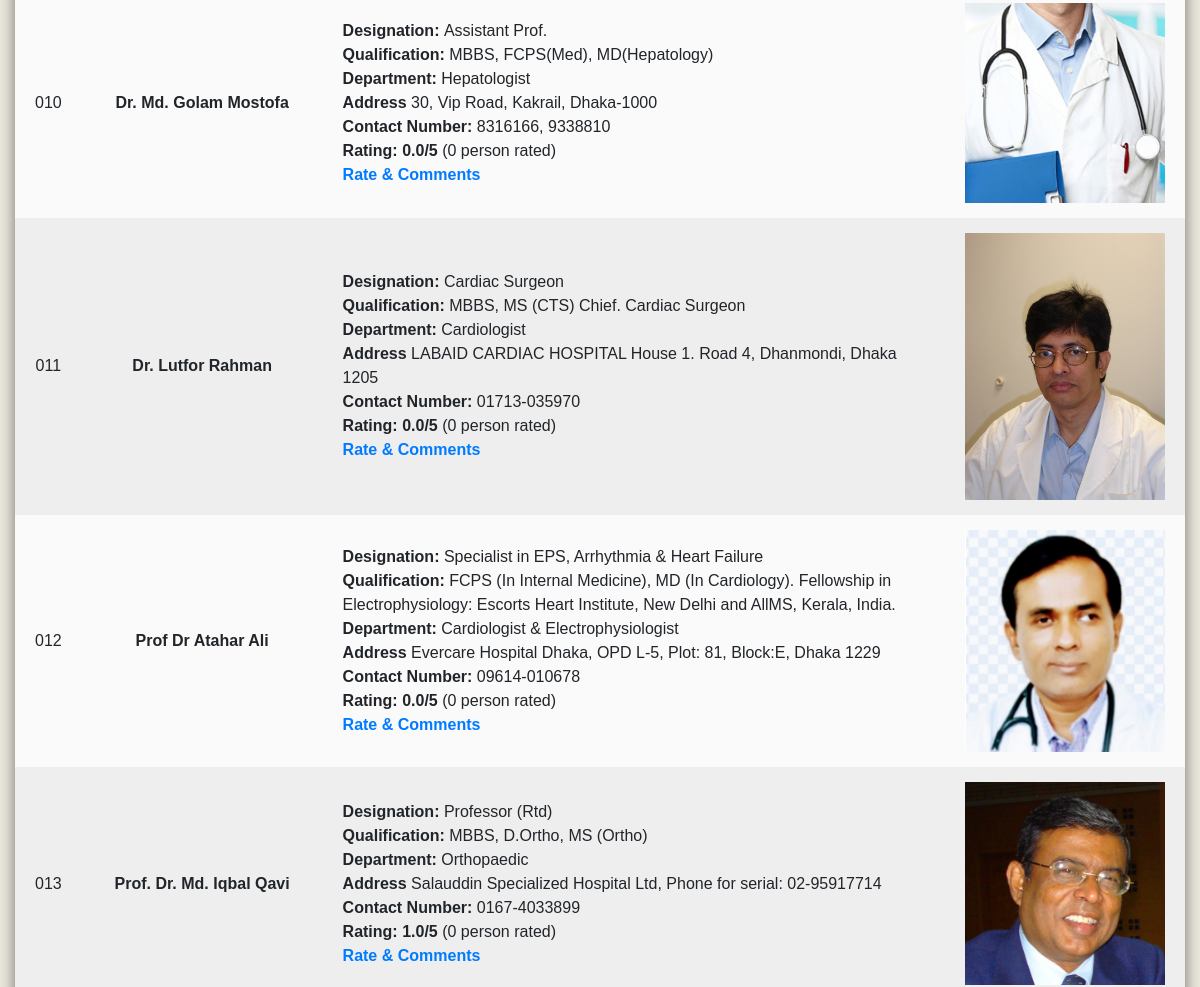
Page /alldoctors (signed in, middle part) on the earlier database version.
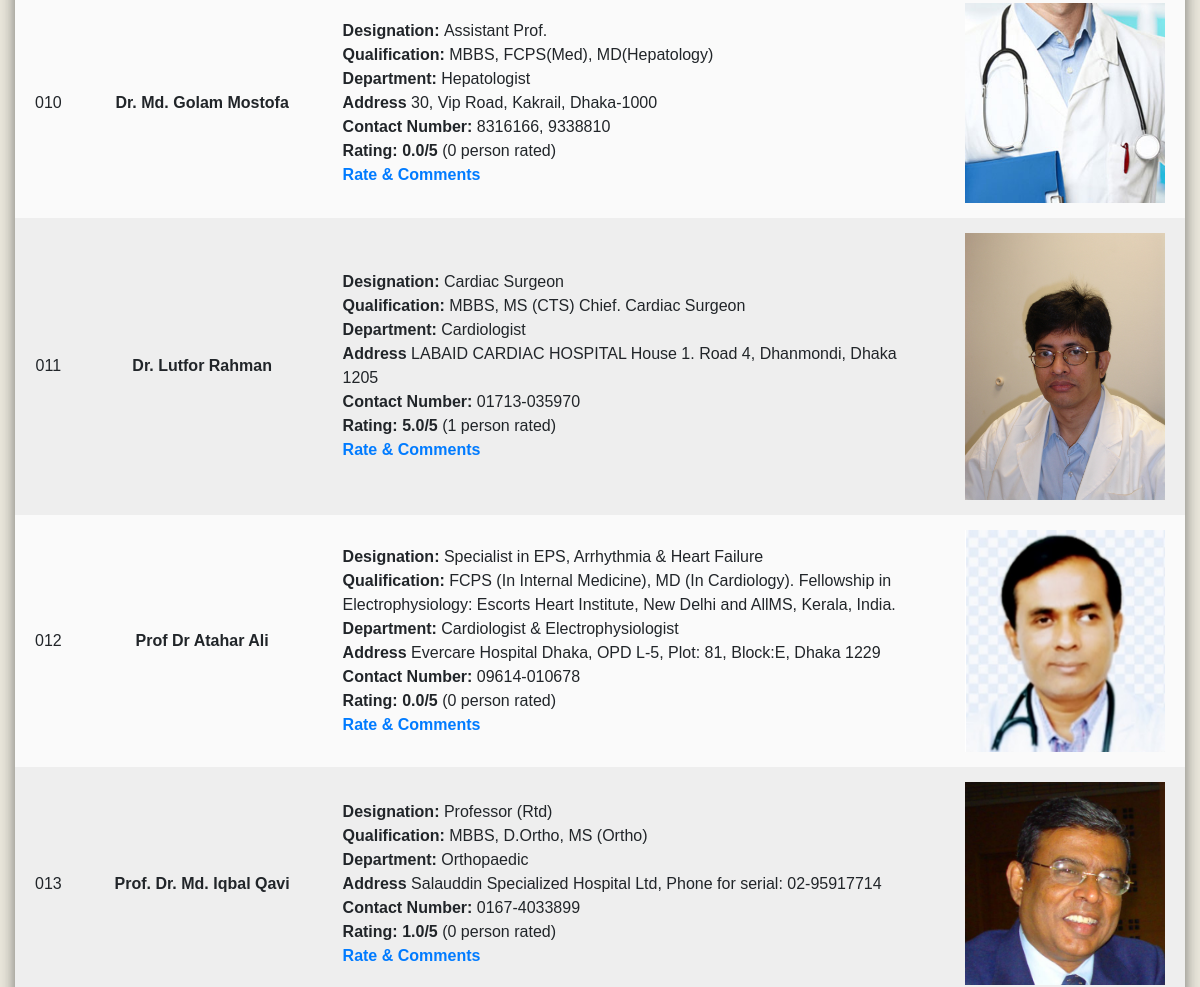
Same page on the later database version.
### SARZS/models.py (models this page shows, shortened)
class doctor_list(models.Model):
    DOCid = models.CharField(max_length=10, null=True)
    Name = models.CharField(max_length=100, null=True)
    Designation = models.CharField(max_length=200, null=True)
    Qualification = models.CharField(max_length=200, null=True)
    Department = models.CharField(max_length=200, null=True)
    Contact = models.CharField(max_length=200, null=True)
    Address = models.CharField(max_length=400, null=True)
    area = (
        ('Barishal', 'Barishal '),
        ('Chittagong', 'Chittagong '),
        ('Dhaka', 'Dhaka'),
        ('Mymensingh', 'Mymensingh'),
        ('Khulna', 'Khulna'),
        ('Rajshahi', 'Rajshahi'),
        ('Rangpur', 'Rangpur'),
        ('Sylhet', 'Sylhet'),
    )
    Area = models.CharField(max_length=50, null=True, choices=area)
    photo = models.ImageField(upload_to="images", null=True, blank=True)
    rating = models.FloatField(null=True, default=0)
    totalRating = models.FloatField(null=True, default=0)
    numberOfRating = models.IntegerField(null=True, default=0)

### SARZS/views.py (the view)
# urls.py: path('alldoctors', alldoctors, name='alldoctors'),
@login_required(login_url='via')
def alldoctors(request):
    doctor_dept = "Expert Doctors"
    special_doctor = doctor_list.objects.all()
    myFilter = alldoctorFilter(request.GET, queryset=special_doctor)
    special_doctor = myFilter.qs
    return render(request, 'htmls/doctor.html', {'doctor_dept': doctor_dept, 'special_doctor': special_doctor, 'myFilter': myFilter})

### SARZS/templates/htmls/doctor.html (shortened to what this page needs)
{% extends 'htmls/main.html' %}
{% block content %}
<head>
</head>
<body>
<table>
    {% for i in special_doctor %}
    <tr>
    <td>{{i.DOCid}}</td>
    <td><b>{{i.Name}}</b></td>
    <td id="details">
        <b>Designation: </b> {{i.Designation}} <br>
        <b>Qualification: </b> {{i.Qualification}} <br>
        <b>Department: </b> {{i.Department}} <br>
        <b>Address</b> {{i.Address}} <br>
        <b>Contact Number: </b> {{i.Contact}} <br>
        <b>Rating:  {{i.rating}}/5 </b> ({{i.numberOfRating}} person rated)<br>
        <a href="{% url 'doctorDetails' i.id %}"> <b>Rate & Comments</b> </a>
    </td>
    <td>
        <img id="photo" src="{{ i.photo.url }}" alt="">
    </td>
    {% endfor %}
    </tr>
</table>
{% endblock %}

Differences in the rows shown:
changed doctor_list "Dr. Lutfor Rahman": rating "0.0" → "5.0"; numberOfRating "0" → "1"
